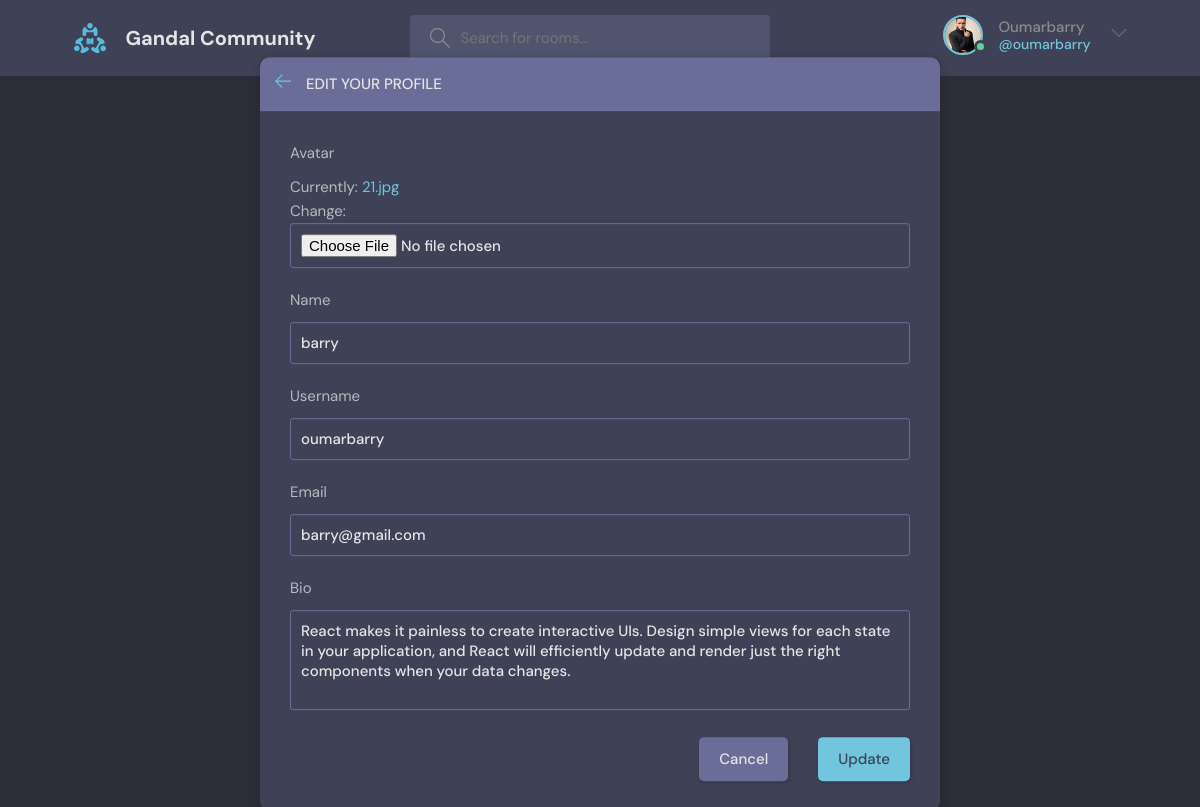
Page /edituser/ (signed in) on the committed database.
### blog/models.py (models this page shows)
class User(AbstractUser):
    name = models.CharField(max_length=200, null=True)
    email = models.EmailField(unique=True, null=True)
    bio = models.TextField(null=True)
    avatar = models.ImageField(upload_to='images', null=True, default='images/avatar_hy6hxz.jpg')
    USERNAME_FIELD = 'email'
    REQUIRED_FIELDS = []

### blog/views.py (the view)
# urls.py: path('edituser/', views.editUser, name="edituser"),
@login_required(login_url='login')
def editUser(request):
    user = request.user
    form = UserFrom(instance=user)
    if request.method == 'POST':
        form = UserFrom(request.POST, request.FILES, instance=user)
        if form.is_valid():
            form.save()
            return redirect("profile", pk=user.id)
    return render(request, 'blog/edit-user.html', {"form": form})

### blog/form.py
class UserFrom(ModelForm):
    class Meta:
        model = User
        fields = ["avatar", "name", "username", "email", "bio"]

### blog/templates/blog/edit-user.html (shortened to what this page needs)
{% extends 'main.html' %}
{% block content %}
<main class="update-account layout">
    <div class="container">
        <div class="layout__box">
            <div class="layout__boxHeader">
                <div class="layout__boxTitle">
                    <a href="{% url 'home' %}">
                        <svg version="1.1" xmlns="http://www.w3.org/2000/svg" width="32" height="32"
                            viewBox="0 0 32 32">
                            <title>arrow-left</title>
                            <path
                                d="M13.723 2.286l-13.723 13.714 13.719 13.714 1.616-1.611-10.96-10.96h27.625v-2.286h-27.625l10.965-10.965-1.616-1.607z">
                            </path>
                        </svg>
                    </a>
                    <h3>Edit your profile</h3>
                </div>
            </div>
            <div class="layout__body">
                <form class="form" action="" method="post" enctype="multipart/form-data">
                    {% for field in form %}
                        <div class="form__group">
                            <label for="profile_pic">{{ field.label }}</label>
                            {{ field }}
                        </div>
                    {% endfor %}
                    <div class="form__action">
                        <a class="btn btn--dark" href="{% url 'home' %}">Cancel</a>
                        <button class="btn btn--main" type="submit">Update</button>
                    </div>
                </form>
            </div>
        </div>
    </div>
</main>
 {% endblock content %}

### templates/navbar.html (shortened to what this page needs)
{% load static %}
<!DOCTYPE html>
<html lang="en">
<head>
</head>
<body>
    <header class="header sticky header--loggedIn">
      <div class="container sticky">
        <a href="{% url 'home' %}" class="header__logo">
          <img src="{% static 'assets/logo.svg'%}"  alt="logo"/>
          <h1>Gandal Community</h1>
        </a>
        <form class="header__search" action="{% url 'home' %}" method="GET">
          <label>
            <input name="q" placeholder="Search for rooms..." />
          </label>
        </form>
        <nav class="header__menu">
        {% if request.user.is_authenticated %}
          <div class="header__user">
            <a href="{% url 'profile' user.id %}">
              <div class="avatar avatar--medium active">
                <img src="{{ request.user.avatar.url }}"  alt="me"/>
              </div>
              <p>{{ user.username |capfirst}} <span>@{{ user.username }}</span></p>
            </a>
            <button class="dropdown-button">
              <svg  xmlns="http://www.w3.org/2000/svg" width="32" height="32" viewBox="0 0 32 32">
                <title>chevron-down</title>
                <path d="M16 21l-13-13h-3l16 16 16-16h-3l-13 13z"></path>
              </svg>
            </button>
          </div>
            {% else %}
              <a href="{% url 'login' %}">
                <img src="{% static 'assets/avatar.svg'%}"  alt="logo"/>
                <p>Login</p>
              </a>
            {% endif %}
        </nav>
      </div>
    </header>
</body>
</html>

### rows in the picture
User: user.avatar (picture), username "Oumarbarry", username "oumarbarry", form "barry" "oumarbarry" "barry@gmail.com" "React makes it painless to create interactive UIs. Design simple views for each state in your application, and React will efficiently update and render just the right components when your data changes."

### other values in the picture
{{ field.label }} "Avatar" "Name" "Username" "Email" "Bio"
